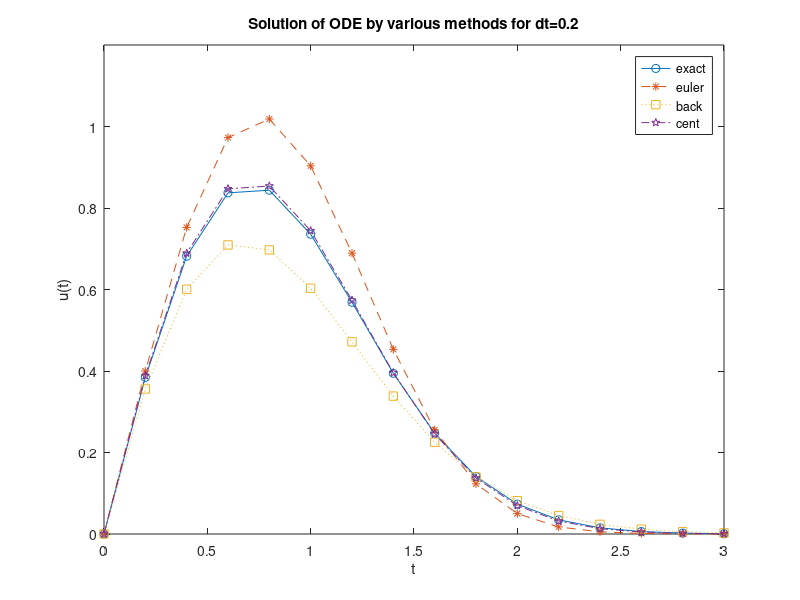
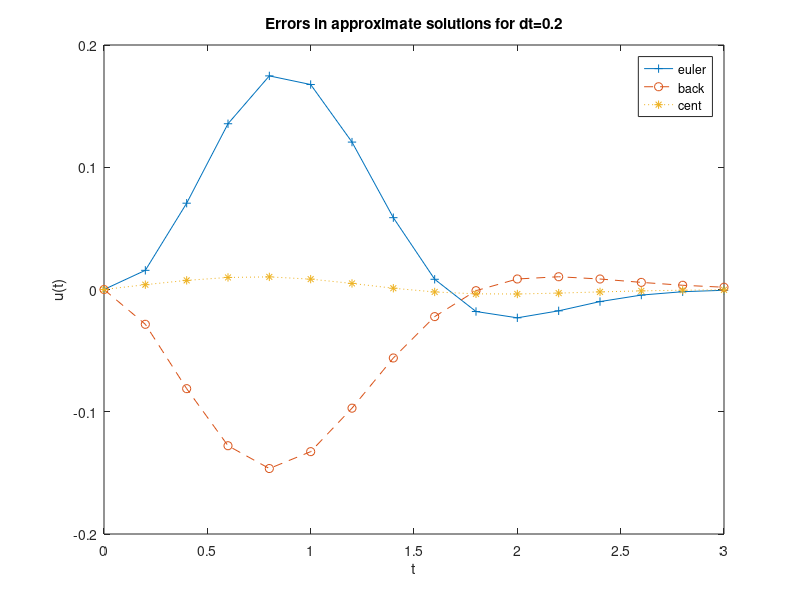
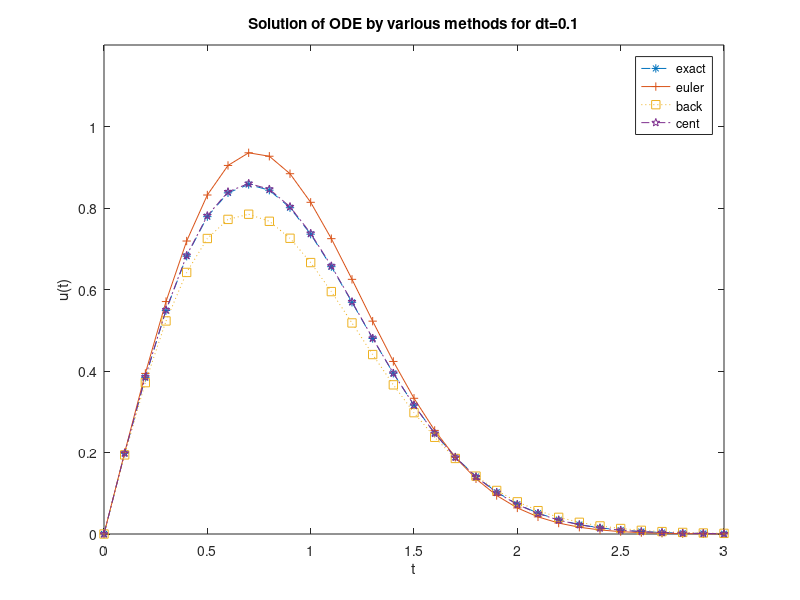
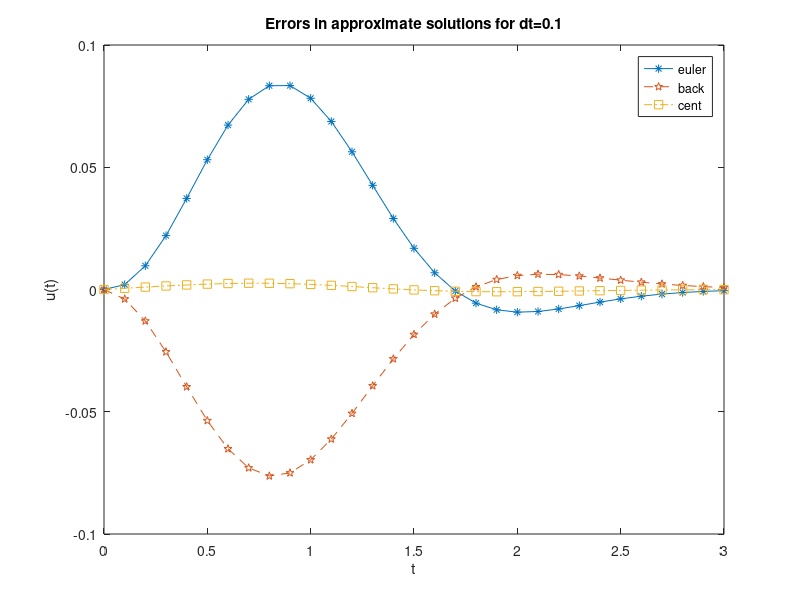

Reproduce these figures in MATLAB, in order.
%
% Template for MTH3011 Computer Laboratory Sheet 1 in MATLAB
%
% Store t values
close all; clear variables;
nt=15;
t=linspace(0,3,nt+1);
dt=t(2)-t(1);
%
format long
%
% Store the exact solution at each time step
%
u_exact = 2*t.*exp(-t.*t);
%
% Use Euler's method to calculate approx values
u_euler = zeros(1,nt+1);
u_euler(1) = 0; % add missing part
for k=1:nt
   u_euler(k+1)=u_euler(k)+ dt*(2*exp(-t(k)*t(k)) - 2*t(k)*u_euler(k));% add missing part
end
error_euler=u_euler-u_exact;
fprintf(sprintf('The error for Euler(16) = %d\n', error_euler(16)))
%
% Use backward differences to calculate approx values
u_back = zeros(1,nt+1);
u_back(1)=0;
for k=1:nt
   u_back(k+1)= (u_back(k)+2*dt*exp(-t(k+1).*t(k+1)))/(1+dt*2*t(k+1)); % add missing part
end
error_back= u_back-u_exact;% add missing part
%
% Use centred differences to calculate approx values
u_cent = zeros(1,nt+1);
u_cent(1)=0;
for k=1:nt
    t_cent=t(k)+0.5*dt;
    u_cent(k+1)=(u_cent(k)*(1-dt.*t_cent)+2*dt*exp(-t_cent*t_cent))/(1+dt.*t_cent);% add missing part
end
error_cent = u_cent-u_exact;% add missing part

%
% Plot all of the results on the same graph
%
figure(1)
plot(t,u_exact,'o-',t,u_euler,'*--',t,u_back,'s:',t,u_cent,'p-.') % also modify to show all methods and exact solution
axis([0 3 0 1.2])
legend('exact', 'euler', 'back', 'cent')
xlabel('t')
ylabel('u(t)')
title('Solution of ODE by various methods for dt=0.2')
%
% Plot all of the errors on another graph
%
figure(2)
plot(t,error_euler,'+-',t,error_back, 'o--',t,error_cent, '*:')% also modify to show all methods
axis([0 3 -0.2 0.2])
legend('euler', 'back', 'cent')
xlabel('t')
ylabel('u(t)')
title('Errors in approximate solutions for dt=0.2')

%
% Write the table of results to an Excel file (or a text file if you prefer)
%
table=[t' u_exact' u_euler' error_euler' u_back' error_back' u_cent' error_cent'];
xlswrite('labsheet1.xls',{'t', 'u_exact', 'u_euler', 'error_euler', 'u_back', 'error_back', 'u_cent', 'error_cent'});
xlswrite('labsheet1.xls',table, 'Sheet1','A2'); % add missing part
% Repeat all of the above for the smaller timestep of dt2=0.1
%
nt=30;
t2=linspace(0,3,nt+1);
dt2=t2(2)-t2(1);
%
% Store the exact solution 
%
u_exact2 = 2*t2.*exp(-t2.*t2); % add missing part
%
% Use Euler's method to calculate approx values
u_euler2 = zeros(1,nt+1);
u_euler2(1)=0;
for k=1:nt
    u_euler2(k+1)=u_euler2(k)+ dt2*(2*exp(-t2(k)*t2(k)) - 2*t2(k)*u_euler2(k));% add missing part
end
error_euler2=u_euler2-u_exact2;
%
% Use backward differences to calculate approx values
u_back2 = zeros(1,nt+1);
u_back2(1)=0;
for k=1:nt
    u_back2(k+1)= (u_back2(k)+2*dt2*exp(-t2(k+1).*t2(k+1)))/(1+dt2*2*t2(k+1)); % add missing part
end
error_back2=u_back2-u_exact2;
%
% Use centred differences to calculate approx values
u_cent2 = zeros(1,nt+1);
u_cent2(1)=0;
for k=1:nt
    t_cent2=t2(k)+0.5*dt2;
    u_cent2(k+1)=(u_cent2(k)*(1-dt2.*t_cent2)+2*dt2*exp(-t_cent2*t_cent2))/(1+dt2.*t_cent2); % add missing part
end
error_cent2=u_cent2-u_exact2;

%
% Plot all of the results for dt2=0.1 on the same graph
%
figure(3)
plot(t2,u_exact2,'*--',t2,u_euler2,'+-',t2,u_back2,'s:',t2,u_cent2,'p-.')% also modify to show all methods and exact solution
axis([0 3 0 1.2])
legend('exact', 'euler', 'back', 'cent')
xlabel('t')
ylabel('u(t)')
title('Solution of ODE by various methods for dt=0.1')
%
% Plot all of the errors on another graph
%
figure(4)
plot(t2,error_euler2, '*-',t2,error_back2, 'p--',t2,error_cent2,'s-.') % also modify to show all methods
axis([0 3 -0.1 0.1])
legend('euler','back','cent')
xlabel('t')
ylabel('u(t)')
title('Errors in approximate solutions for dt=0.1')

%
% Scale the errors by dt and then plot them separately for each method 
%
figure(5)
plot(t,error_euler/dt,'+-',t2,error_euler2/dt2,'*--') % also modify to show dt2=0.1 results
axis([0 3 -0.2 1])
legend('euler', 'euler2')
xlabel('t')
ylabel('error/dt')
title('Error/dt for Euler''s method')
%
figure(6)
plot(t,error_back/dt,'+-',t2,error_back2/dt2, '*--') % also modify to show dt2=0.1 results
axis([0 3 -1 0.2])
legend('back', 'back2')
xlabel('t')
ylabel('error/dt')
title('Error/dt for backward-difference method')
%
figure(7)
plot(t,error_cent/dt^2,'+-',t2,error_cent2/dt2^2,'*--') % also modify to show dt2=0.1 results
axis([0 3 -0.2 0.4])
legend('cent', 'cent2')
xlabel('t')
ylabel('error/dt^2')
title('Error/dt^2 for centred-difference method')
%
% end of labsheet1.m template